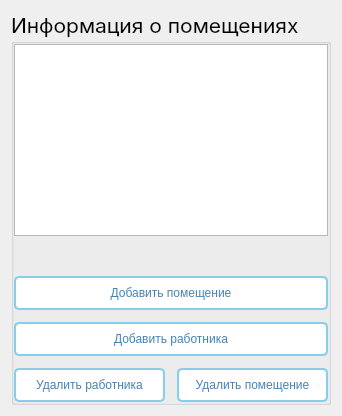
     <widget class="QWidget" name="infoRoomPage">
      <layout class="QVBoxLayout" name="verticalLayout_11">
       <item>
        <widget class="QGroupBox" name="groupBox">
         <property name="font">
          <font>
           <family>Inter</family>
           <pointsize>16</pointsize>
          </font>
         </property>
         <property name="styleSheet">
          <string notr="true">QLabel {
    color: #4682B4;  
   
}</string>
         </property>
         <property name="title">
          <string>Информация о помещениях</string>
         </property>
         <layout class="QVBoxLayout" name="verticalLayout_10">
          <property name="spacing">
           <number>0</number>
          </property>
          <property name="leftMargin">
           <number>0</number>
          </property>
          <property name="topMargin">
           <number>0</number>
          </property>
          <property name="rightMargin">
           <number>0</number>
          </property>
          <property name="bottomMargin">
           <number>0</number>
          </property>
          <item>
           <layout class="QVBoxLayout" name="verticalLayout_9">
            <item>
             <widget class="QListWidget" name="listWidget">
              <property name="styleSheet">
               <string notr="true">QListWidget {
    color: #1E5A8C;
   
}</string>
              </property>
             </widget>
            </item>
            <item>
             <spacer name="verticalSpacer">
              <property name="orientation">
               <enum>Qt::Vertical</enum>
              </property>
              <property name="sizeType">
               <enum>QSizePolicy::Minimum</enum>
              </property>
              <property name="sizeHint" stdset="0">
               <size>
                <width>20</width>
                <height>40</height>
               </size>
              </property>
             </spacer>
            </item>
            <item>
             <layout class="QVBoxLayout" name="verticalLayout_4">
              <property name="spacing">
               <number>12</number>
              </property>
              <item>
               <layout class="QVBoxLayout" name="verticalLayout_3">
                <property name="spacing">
                 <number>12</number>
                </property>
                <item>
                 <widget class="QPushButton" name="addRoomButton">
                  <property name="font">
                   <font>
                    <pointsize>9</pointsize>
                   </font>
                  </property>
                  <property name="styleSheet">
                   <string notr="true">QPushButton {
    background-color: white;
    border: 2px solid #87CEEB;
    border-radius: 5px;
    padding: 8px;
    color: #4682B4;
}

QPushButton:hover {
    background-color: #F0F8FF;
}

QPushButton:pressed {
    background-color: #E6F3FF;
}</string>
                  </property>
                  <property name="text">
                   <string>Добавить помещение</string>
                  </property>
                 </widget>
                </item>
                <item>
                 <widget class="QPushButton" name="addEmployerButton">
                  <property name="font">
                   <font>
                    <pointsize>9</pointsize>
                   </font>
                  </property>
                  <property name="styleSheet">
                   <string notr="true">QPushButton {
    background-color: white;
    border: 2px solid #87CEEB;
    border-radius: 5px;
    padding: 8px;
    color: #4682B4;
}

QPushButton:hover {
    background-color: #F0F8FF;
}

QPushButton:pressed {
    background-color: #E6F3FF;
}</string>
                  </property>
                  <property name="text">
                   <string>Добавить работника</string>
                  </property>
                 </widget>
                </item>
               </layout>
              </item>
              <item>
               <layout class="QHBoxLayout" name="horizontalLayout_4">
                <property name="spacing">
                 <number>12</number>
                </property>
                <item>
                 <widget class="QPushButton" name="toDeleteEmpButton">
                  <property name="font">
                   <font>
                    <pointsize>9</pointsize>
                   </font>
                  </property>
                  <property name="styleSheet">
                   <string notr="true">QPushButton {
    background-color: white;
    border: 2px solid #87CEEB;
    border-radius: 5px;
    padding: 8px;
    color: #4682B4;
}

QPushButton:hover {
    background-color: #F0F8FF;
}

QPushButton:pressed {
    background-color: #E6F3FF;
}</string>
                  </property>
                  <property name="text">
                   <string>Удалить работника</string>
                  </property>
                 </widget>
                </item>
                <item>
                 <widget class="QPushButton" name="toDeleteRoomButton">
                  <property name="font">
                   <font>
                    <pointsize>9</pointsize>
                   </font>
                  </property>
                  <property name="styleSheet">
                   <string notr="true">QPushButton {
    background-color: white;
    border: 2px solid #87CEEB;
    border-radius: 5px;
    padding: 8px;
    color: #4682B4;
}

QPushButton:hover {
    background-color: #F0F8FF;
}

QPushButton:pressed {
    background-color: #E6F3FF;
}</string>
                  </property>
                  <property name="text">
                   <string>Удалить помещение</string>
                  </property>
                 </widget>
                </item>
               </layout>
              </item>
             </layout>
            </item>
           </layout>
          </item>
         </layout>
        </widget>
       </item>
      </layout>
     </widget>
